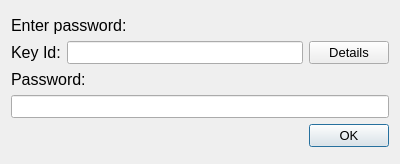
<?xml version="1.0" encoding="UTF-8"?>
<ui version="4.0">
 <class>Dialog</class>
 <widget class="QDialog" name="Dialog">
  <property name="geometry">
   <rect>
    <x>0</x>
    <y>0</y>
    <width>400</width>
    <height>164</height>
   </rect>
  </property>
  <property name="windowTitle">
   <string>Password</string>
  </property>
  <layout class="QVBoxLayout" name="verticalLayout">
   <item>
    <spacer name="verticalSpacer">
     <property name="orientation">
      <enum>Qt::Vertical</enum>
     </property>
     <property name="sizeHint" stdset="0">
      <size>
       <width>20</width>
       <height>40</height>
      </size>
     </property>
    </spacer>
   </item>
   <item>
    <widget class="QLabel" name="label">
     <property name="sizePolicy">
      <sizepolicy hsizetype="Preferred" vsizetype="Fixed">
       <horstretch>0</horstretch>
       <verstretch>0</verstretch>
      </sizepolicy>
     </property>
     <property name="font">
      <font>
       <pointsize>12</pointsize>
      </font>
     </property>
     <property name="text">
      <string>Enter password:</string>
     </property>
    </widget>
   </item>
   <item>
    <layout class="QHBoxLayout" name="horizontalLayout">
     <item>
      <widget class="QLabel" name="label_2">
       <property name="sizePolicy">
        <sizepolicy hsizetype="Fixed" vsizetype="Fixed">
         <horstretch>0</horstretch>
         <verstretch>0</verstretch>
        </sizepolicy>
       </property>
       <property name="font">
        <font>
         <pointsize>12</pointsize>
        </font>
       </property>
       <property name="text">
        <string>Key Id:</string>
       </property>
      </widget>
     </item>
     <item>
      <widget class="QLineEdit" name="lineEdit">
       <property name="font">
        <font>
         <pointsize>10</pointsize>
        </font>
       </property>
      </widget>
     </item>
     <item>
      <widget class="QPushButton" name="pushButton">
       <property name="sizePolicy">
        <sizepolicy hsizetype="Fixed" vsizetype="Fixed">
         <horstretch>0</horstretch>
         <verstretch>0</verstretch>
        </sizepolicy>
       </property>
       <property name="font">
        <font>
         <pointsize>10</pointsize>
        </font>
       </property>
       <property name="text">
        <string>Details</string>
       </property>
      </widget>
     </item>
    </layout>
   </item>
   <item>
    <widget class="QLabel" name="label_3">
     <property name="sizePolicy">
      <sizepolicy hsizetype="Fixed" vsizetype="Fixed">
       <horstretch>0</horstretch>
       <verstretch>0</verstretch>
      </sizepolicy>
     </property>
     <property name="font">
      <font>
       <pointsize>12</pointsize>
      </font>
     </property>
     <property name="text">
      <string>Password:</string>
     </property>
    </widget>
   </item>
   <item>
    <widget class="QLineEdit" name="lineEdit_2">
     <property name="font">
      <font>
       <pointsize>10</pointsize>
      </font>
     </property>
    </widget>
   </item>
   <item>
    <widget class="QDialogButtonBox" name="buttonBox">
     <property name="font">
      <font>
       <pointsize>10</pointsize>
      </font>
     </property>
     <property name="orientation">
      <enum>Qt::Horizontal</enum>
     </property>
     <property name="standardButtons">
      <set>QDialogButtonBox::Ok</set>
     </property>
     <property name="centerButtons">
      <bool>false</bool>
     </property>
    </widget>
   </item>
   <item>
    <spacer name="verticalSpacer_2">
     <property name="orientation">
      <enum>Qt::Vertical</enum>
     </property>
     <property name="sizeHint" stdset="0">
      <size>
       <width>20</width>
       <height>40</height>
      </size>
     </property>
    </spacer>
   </item>
  </layout>
 </widget>
 <resources/>
 <connections>
  <connection>
   <sender>buttonBox</sender>
   <signal>accepted()</signal>
   <receiver>Dialog</receiver>
   <slot>accept()</slot>
   <hints>
    <hint type="sourcelabel">
     <x>248</x>
     <y>254</y>
    </hint>
    <hint type="destinationlabel">
     <x>157</x>
     <y>274</y>
    </hint>
   </hints>
  </connection>
  <connection>
   <sender>buttonBox</sender>
   <signal>rejected()</signal>
   <receiver>Dialog</receiver>
   <slot>reject()</slot>
   <hints>
    <hint type="sourcelabel">
     <x>316</x>
     <y>260</y>
    </hint>
    <hint type="destinationlabel">
     <x>286</x>
     <y>274</y>
    </hint>
   </hints>
  </connection>
 </connections>
</ui>
